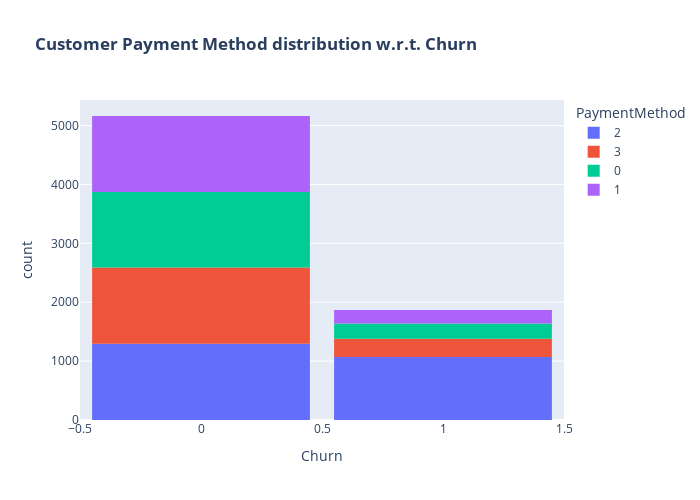

Notebook source saved alongside this figure:
### Code cell
fig = px.histogram(df, x="Churn", color="PaymentMethod", title="<b>Customer Payment Method distribution w.r.t. Churn</b>")
fig.update_layout(width=700, height=500, bargap=0.1)
fig.show()

### Figure 1 — Plotly figure (JSON) as saved in the notebook; plotly's stock layout.template omitted (floating-point values rounded to 4 significant figures; data arrays with more than 128 entries replaced by an {"elided": "..."} marker saying what was removed)
{"data": [{"alignmentgroup": "True", "bingroup": "x", "hovertemplate": "PaymentMethod=2<br>Churn=%{x}<br>count=%{y}<extra></extra>", "legendgroup": "2", "marker": {"color": "#636efa", "pattern": {"shape": ""}}, "name": "2", "offsetgroup": "2", "orientation": "v", "showlegend": true, "type": "histogram", "x": {"elided": "2365 int values"}, "xaxis": "x", "yaxis": "y"}, {"alignmentgroup": "True", "bingroup": "x", "hovertemplate": "PaymentMethod=3<br>Churn=%{x}<br>count=%{y}<extra></extra>", "legendgroup": "3", "marker": {"color": "#EF553B", "pattern": {"shape": ""}}, "name": "3", "offsetgroup": "3", "orientation": "v", "showlegend": true, "type": "histogram", "x": {"elided": "1604 int values"}, "xaxis": "x", "yaxis": "y"}, {"alignmentgroup": "True", "bingroup": "x", "hovertemplate": "PaymentMethod=0<br>Churn=%{x}<br>count=%{y}<extra></extra>", "legendgroup": "0", "marker": {"color": "#00cc96", "pattern": {"shape": ""}}, "name": "0", "offsetgroup": "0", "orientation": "v", "showlegend": true, "type": "histogram", "x": {"elided": "1542 int values"}, "xaxis": "x", "yaxis": "y"}, {"alignmentgroup": "True", "bingroup": "x", "hovertemplate": "PaymentMethod=1<br>Churn=%{x}<br>count=%{y}<extra></extra>", "legendgroup": "1", "marker": {"color": "#ab63fa", "pattern": {"shape": ""}}, "name": "1", "offsetgroup": "1", "orientation": "v", "showlegend": true, "type": "histogram", "x": {"elided": "1521 int values"}, "xaxis": "x", "yaxis": "y"}], "layout": {"bargap": 0.1, "barmode": "relative", "height": 500, "legend": {"title": {"text": "PaymentMethod"}, "tracegroupgap": 0}, "title": {"text": "<b>Customer Payment Method distribution w.r.t. Churn</b>"}, "width": 700, "xaxis": {"anchor": "y", "domain": [0, 1], "title": {"text": "Churn"}}, "yaxis": {"anchor": "x", "domain": [0, 1], "title": {"text": "count"}}}}
